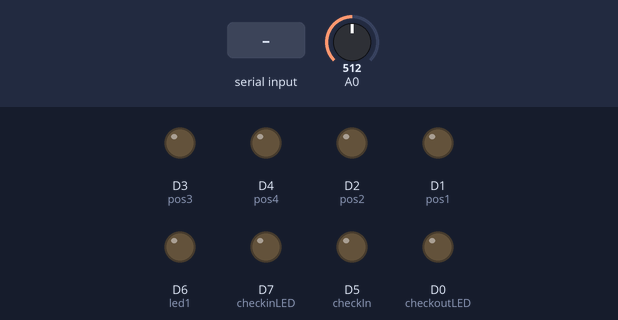
The sketch below on a simulated ESP8266 (NodeMCU). On the bench: output pins drawn as LEDs (lit = HIGH). The test bench sets the inputs (shaded band); at power-on: A0 = 512. WiFi joins after 1.5 s; servers stay silent unless stated; uploads are accepted with an empty reply; what the sketch prints to the serial monitor is not drawn.

Above: at 3.0 s.
3.1 s: "90,45\n" received over Serial
At 4.0 s:
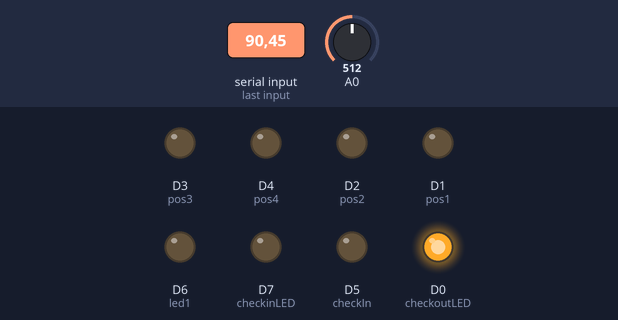
5.8 s: A0 set to 989
7.3 s: A0 set to 1012
10.3 s: "30,150\n" received over Serial
At 12.0 s:
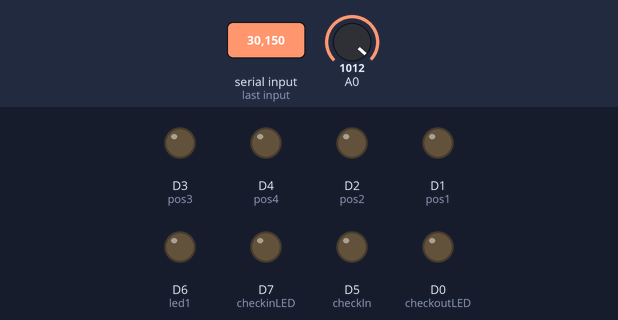
12.1 s: "0\n" received over Serial
At 13.2 s:
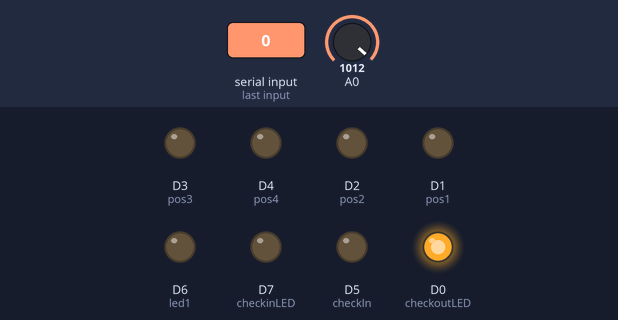
Timing chart, 0 to 15.1 s (numbered marks = the images above; inputs shaded):
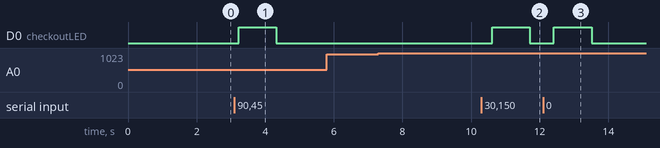

The sketch:

JUNCTION_CODE.ino
```cpp
#include <ESP8266WiFi.h>
#include <ESP8266HTTPClient.h>
#define BLYNK_PRINT Serial
#include <BlynkSimpleEsp8266.h>
char auth[] = "defzqHBlVD7ux94_NiZh5QIVga_zzHMt";

const char* ssid     = "aalto open";
const char* pass = "";
BlynkTimer timer;

int space[23] ={0,0,0,0,0,0,0,0,0,0,0,0,0,0,0,0,0,0,0,0,0,0,0};
int checkIn=D5;

int s=0;
char in;
float number;

int checkinLED=D7;
int checkoutLED=D0;
int led1=D6;
int pos1=D1;
int pos2=D2;
int pos3=D3;
int pos4=D4;
int chrono;

void myTimerEvent(){
    int lightValue = getLightValue();
    Blynk.virtualWrite(V5, lightValue);
    }

  int getLightValue(){
    int sensorValue = analogRead(A0);
    Serial.println(sensorValue);
    return sensorValue;
}

void sendData(int data) {
    if(WiFi.status() != WL_CONNECTED ){
    Serial.println("Wifi not connected...");
    WiFi.begin(ssid, pass);
  }

  while (WiFi.status() != WL_CONNECTED) {
    delay(500);
    Serial.print(".");
  }
  Serial.print("Connected to: "); Serial.println(WiFi.SSID());
  Serial.print("Your IP: "); Serial.println(WiFi.localIP());

  HTTPClient http;


  String datatosend = "/light/setdata.php?value=" + String(data);
  //String datatosend2= "/light/setdata2.php?status=" + stat(data);
  Serial.print("Sensor value: "); Serial.println(datatosend);

  http.begin("10.100.30.99", 8080, datatosend);

  int httpCode = http.GET();

  if(httpCode > 0){
    Serial.printf("GET code: %d\n", httpCode);
    if(httpCode == HTTP_CODE_OK){
      String response = http.getString();
      Serial.println(response);
    }
  } else {
    Serial.printf("GET code: %d\n", httpCode);
    Serial.printf("GET failed: error: %s\n", http.errorToString(httpCode).c_str());
  }
  http.end();
}

String stat(int val){
   String statuss;
   if (val<=50){
    statuss="LOW Light";
    return statuss;
   }
   else if (val>50 && val<=200){
    statuss="MEDIUM Light";
    return statuss;
   }
   else if (val>200 && val<=1024){
    statuss="HIGH Light";
    return statuss;
   }
   else{
    Serial.print("ERROR");
   }

}


void setup() {
  Serial.begin(9600);
  Blynk.begin(auth, ssid, pass);
  timer.setInterval(1000L, myTimerEvent);
  pinMode(checkIn,OUTPUT);
  pinMode(checkinLED,OUTPUT);
  pinMode(checkoutLED,OUTPUT);
  pinMode(led1,OUTPUT);
  pinMode(pos1,OUTPUT);
  pinMode(pos2,OUTPUT);
  pinMode(pos3,OUTPUT);
  pinMode(pos4,OUTPUT);
}


void loop() {
  digitalWrite(checkinLED,LOW);
  digitalWrite(checkoutLED,LOW);

  Blynk.run();
  timer.run();
  int lightValue = getLightValue();
  sendData(lightValue);
  stat(lightValue);
  boolean value=digitalRead(checkIn);
  Serial.print(value);
  if(value==0){
    s=0;}
  if(value==1 && s==0){
    for(int i=1;i<23;i++){
      if (space[i]==0){
      //print RFID with ID "i"
      space[i]=1;
      s=1;
      number++;
      digitalWrite(led1,HIGH);
      digitalWrite(checkinLED,HIGH);
      switch (i) {
   case 1:{
     digitalWrite(led1,HIGH);
     digitalWrite(pos1,HIGH);
     digitalWrite(pos2,LOW);
     digitalWrite(pos3,HIGH);
     digitalWrite(pos4,LOW);
     break;}
   case 2:{
    digitalWrite(led1,HIGH);
     digitalWrite(pos1,LOW);
     digitalWrite(pos2,HIGH);
     digitalWrite(pos3,LOW);
     digitalWrite(pos4,HIGH);
     break;}
     case 3:{
      digitalWrite(led1,HIGH);
     digitalWrite(pos1,LOW);
     digitalWrite(pos2,LOW);
     digitalWrite(pos3,HIGH);
     digitalWrite(pos4,LOW);
     break;}
     case 4:{
      digitalWrite(led1,HIGH);
     digitalWrite(pos1,LOW);
     digitalWrite(pos2,LOW);
     digitalWrite(pos3,LOW);
     digitalWrite(pos4,HIGH);
     break;}

 }

      if (s==1)
      break;
        }
      }
    }
   while (Serial.available() > 0) {
      in = Serial.parseInt();
      Serial.println(in);
      space[in]=0;
      Serial.println(space[in]);
      number-=0.5;
      digitalWrite(checkoutLED,HIGH);


   }

    for(int i = 1 ; i<11;i++){
      Serial.print("  ");
     Serial.print(space[i]);
      Serial.print("  |");
    }
     Serial.print("  ");
      Serial.print(space[11]);
      Serial.println("  ");
    for(int i = 22 ; i>12;i--){
      Serial.print("  ");
     Serial.print(space[i]);
      Serial.print("  |");
    }
      Serial.print("  ");
      Serial.print(space[12]);
      Serial.println("  ");
      Serial.println("  ");
      Serial.println(number);
      chrono++;
      Serial.println(chrono);
      if (chrono==5){
     digitalWrite(led1,LOW);
     digitalWrite(pos1,LOW);
     digitalWrite(pos2,LOW);
     digitalWrite(pos3,LOW);
     digitalWrite(pos4,LOW);
        chrono=0;
      }


    }
```

Measured:
- after the input at 3.1 s, D0 (checkoutLED): LOW → HIGH after 0.12 s, → LOW 1.1 s later
- after the input at 5.8 s, every drawn part: stays the same
- after the input at 7.3 s, every drawn part: stays the same
- after the input at 10.3 s, D0 (checkoutLED): LOW → HIGH after 0.32 s, → LOW 1.1 s later
- after the input at 12.1 s, D0 (checkoutLED): LOW → HIGH after 0.32 s, → LOW 1.1 s later
